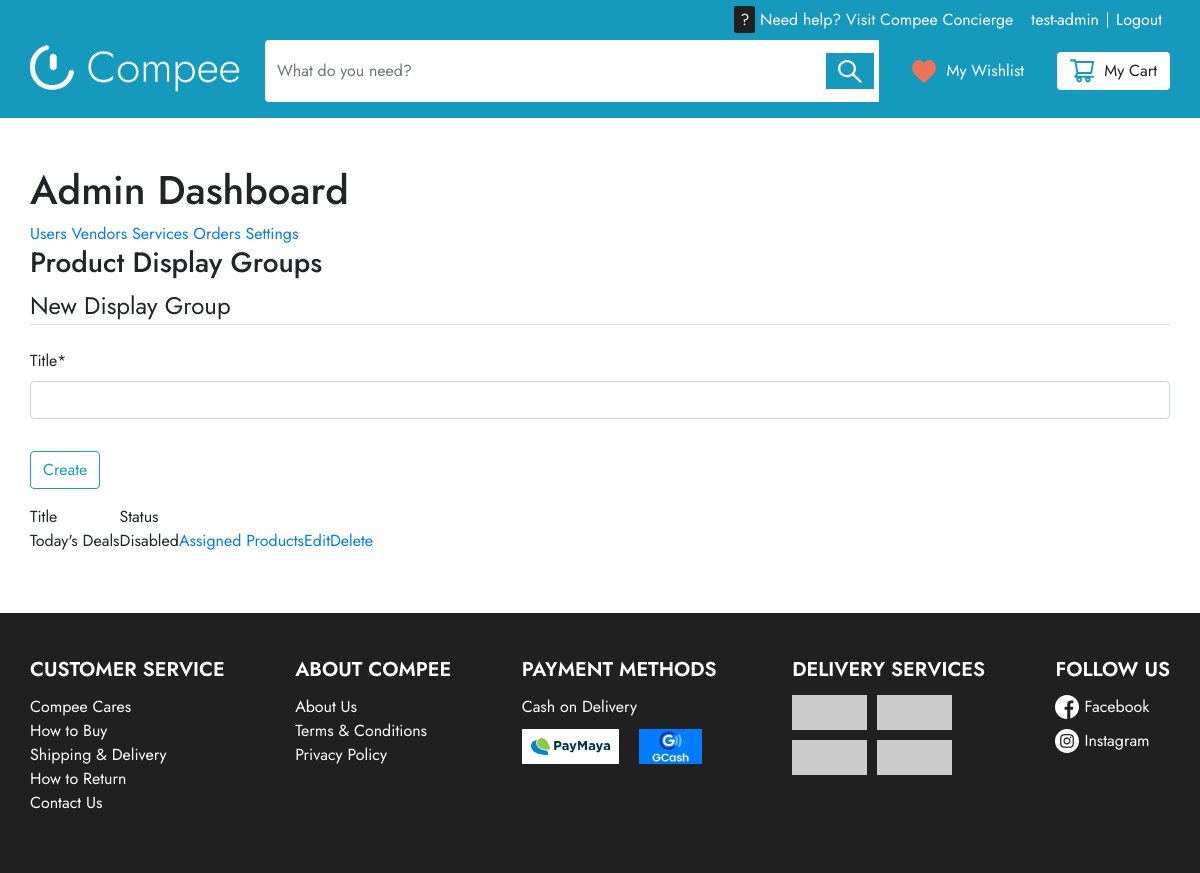
Page /dashboard/display-groups/ (signed in) on the earlier database version.
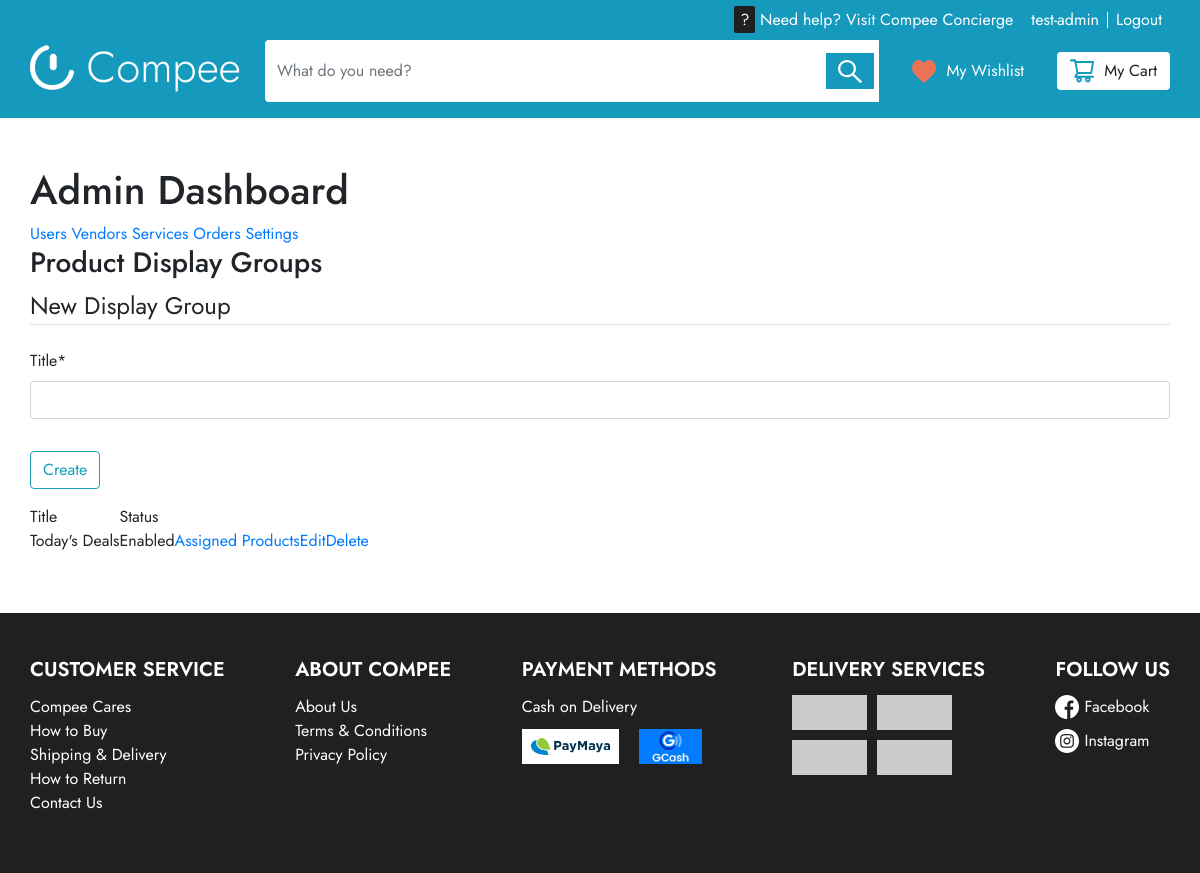
Same page on the later database version.
### admins/models.py (models this page shows, shortened)
class DisplayGroup(models.Model):
    id = models.AutoField(primary_key=True)
    title = models.CharField(max_length=100)
    slug = models.SlugField(unique=True, max_length=100)
    enabled = models.BooleanField(default=False, choices=BOOL_CHOICES)

### admins/views.py (the view, shortened to what this page needs)
# urls.py: path('display-groups/', v.DisplayGroupCreateView.as_view(
class DisplayGroupCreateView(LoginRequiredMixin, UserPassesTestMixin, CreateView):
    model = DisplayGroup
    fields = ['title']
    def test_func(self):
        return self.request.user.groups.filter(name='Admin').exists()
    def get_context_data(self, **kwargs):
        context = super(DisplayGroupCreateView, self).get_context_data(**kwargs)
        context['title'] = "Settings | Display Groups"
        context['groups'] = DisplayGroup.objects.all()
        return context

### templates/admins/settings/display_groups/display_groups.html (shortened to what this page needs)
{% extends "base.html" %}
{% load crispy_forms_tags %}
{% block content %}
    {%include 'admins/partials/_dashboard_nav.html' %}
    <h3>Product Display Groups</h3>
    <div class = "content-section">
        <form method = "POST">
            <fieldset class = "form-group">
                <legend class = "border-bottom mb-4">New Display Group</legend>
                {{ form|crispy }}
            </fieldset>
            <div class="form-group">
                <button class = "btn btn-outline-info" type = "submit">Create</button>
            </div>
        </form>
    </div>
    {% if groups %}
        <div class='content-section'>
            <table>
                <tr>
                    <td>Title</td>
                    <td>Status</td>
                </tr>
                {% for g in groups %}
                <tr>
                    <td>{{ g.title }}</td>
                    <td>
                        {% if g.enabled == True %}
                            Enabled
                        {% else %}
                            Disabled
                        {% endif %}
                    </td>
                    <td><a href="{% url 'edit-products' g.id %}">Assigned Products</a></td>
                    <td><a href="{% url 'display-group-edit' g.id %}">Edit</a></td>
                    <td><a href="{% url 'display-group-delete' g.id %}">Delete</a></td>
                </tr>
                {% endfor %}
            </table>
        </div>
    {% else %}
        <p>There are no groups to display.</p>
    {% endif %}
{% endblock content %}

Differences in the rows shown:
changed DisplayGroup "Today's Deals": enabled "Disabled" → "Enabled"
